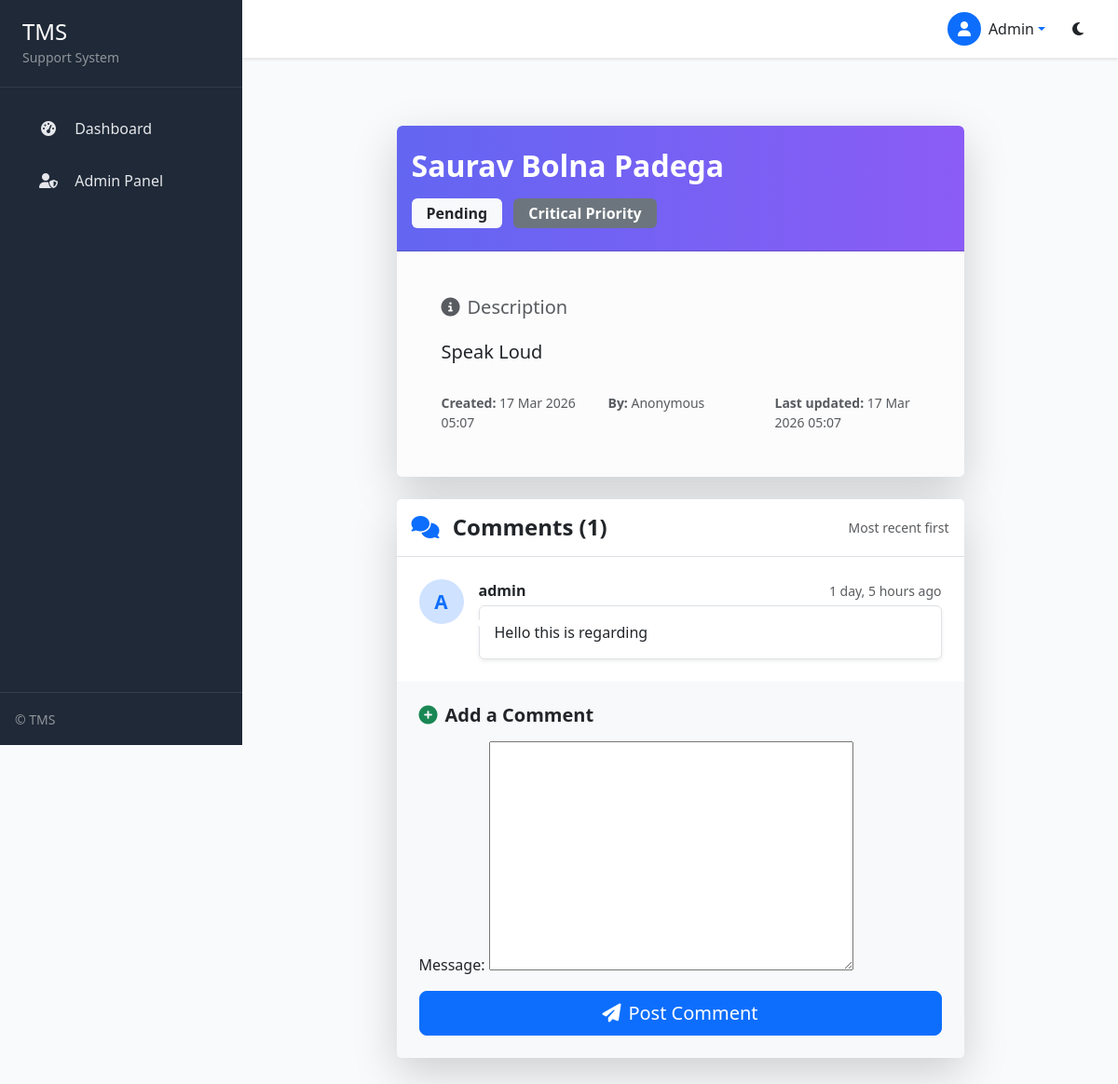
The app's page /ticket/3/ (signed in) with its own data.
### tickets/models.py (models this page shows, shortened)
class Ticket(models.Model):
    title = models.CharField(max_length=255)
    description = models.TextField()
    department = models.CharField(max_length=100, default="General")
    project = models.CharField(max_length=100, default="General")
    priority = models.CharField(max_length=20, choices=PRIORITY_CHOICES)
    status = models.CharField(max_length=20, choices=STATUS_CHOICES, default='Open')
    created_at = models.DateTimeField(auto_now_add=True)
    sla_deadline = models.DateTimeField(null=True, blank=True)
    assigned_to = models.ForeignKey(User, on_delete=models.SET_NULL, null=True, blank=True, related_name='assigned_tickets')
    created_by = models.ForeignKey(User, on_delete=models.CASCADE, related_name='created_tickets')

class Comment(models.Model):
    ticket = models.ForeignKey(Ticket, on_delete=models.CASCADE)
    user = models.ForeignKey(User, on_delete=models.CASCADE)
    message = models.TextField()
    created_at = models.DateTimeField(auto_now_add=True)

### tickets/views.py (the view, shortened to what this page needs)
# urls.py: path('ticket/<int:id>/', views.ticket_detail, name='ticket_detail'),
@login_required
def ticket_detail(request, id):
    ticket = get_object_or_404(Ticket, id=id)
    comments = Comment.objects.filter(ticket=ticket)
    form = CommentForm()
    context = {
        'ticket': ticket,
        'comments': comments,
        'form': form
    }
    return render(request,'tickets/ticket_detail.html',context)

### tickets/forms.py
class CommentForm(forms.ModelForm):
    class Meta:
        model = Comment
        fields = ['message']

### tickets/context_processors.py (called while the page is built)
def user_roles(request):
    if request.user.is_authenticated:
        return {
            'is_customer': request.user.groups.filter(name='Customer').exists(),
            'is_agent': request.user.groups.filter(name='Support Agent').exists(),
            'is_admin': request.user.is_staff,
            "now": timezone.now(),
        }
    return {}

### tickets/templates/tickets/ticket_detail.html (shortened to what this page needs)
{% extends 'tickets/base.html' %}
{% block content %}
<div class="container my-5">
  <div class="row justify-content-center">
    <div class="col-lg-10 col-xl-9">
      <div class="card shadow-lg border-0 mb-4 overflow-hidden">
        <div class="card-header bg-gradient-primary text-white py-4">
          <div class="d-flex justify-content-between align-items-center flex-wrap gap-3">
            <h2 class="mb-0 fw-bold">{{ ticket.title }}</h2>
            <div>
              <span class="badge bg-light text-dark fs-6 px-3 py-2">
                {% if ticket.status == 'Open' %}🟢 Open{% elif ticket.status == 'In Progress' %}🟡 In Progress{% elif ticket.status == 'Closed' %}🔴 Closed{% else %}{{ ticket.status }}{% endif %}
              </span>
              <span class="badge ms-2 fs-6 px-3 py-2
                {% if ticket.priority == 'High' %}bg-danger
                {% elif ticket.priority == 'Medium' %}bg-warning text-dark
                {% elif ticket.priority == 'Low' %}bg-success
                {% else %}bg-secondary{% endif %}">
                {{ ticket.priority }} Priority
              </span>
            </div>
          </div>
        </div>
        <div class="card-body p-4 p-md-5 bg-light-subtle">
          <div class="mb-4">
            <h5 class="text-muted mb-3"><i class="fas fa-info-circle me-2"></i>Description</h5>
            <p class="lead text-dark lh-lg" style="white-space: pre-wrap;">{{ ticket.description|linebreaksbr }}</p>
          </div>
          <div class="row g-4 small text-muted">
            <div class="col-md-4">
              <strong>Created:</strong> {{ ticket.created_at|date:"d M Y H:i" }}
            </div>
            <div class="col-md-4">
              <strong>By:</strong> {{ ticket.user|default:"Anonymous" }}
            </div>
            <div class="col-md-4">
              <strong>Last updated:</strong> {{ ticket.updated_at|default:ticket.created_at|date:"d M Y H:i" }}
            </div>
          </div>
        </div>
      </div>
      <div class="card shadow-lg border-0">
        <div class="card-header bg-white border-bottom d-flex justify-content-between align-items-center py-3">
          <h4 class="mb-0 fw-semibold">
            <i class="fas fa-comments me-2 text-primary"></i>
            Comments ({{ comments.count }})
          </h4>
          {% if comments.exists %}
            <small class="text-muted">Most recent first</small>
          {% endif %}
        </div>
        <div class="card-body p-0">
          {% if comments %}
            <div class="comment-thread px-4 pt-4">
              {% for comment in comments %}
                <div class="comment-card mb-4 {% if forloop.last %}mb-0{% endif %}">
                  <div class="d-flex">
                    <div class="flex-shrink-0 me-3">
                      <div class="avatar rounded-circle bg-primary-subtle text-primary d-flex align-items-center justify-content-center fw-bold" style="width:48px; height:48px;">
                        {{ comment.user.username|slice:":1"|upper }}
                      </div>
                    </div>
                    <div class="flex-grow-1">
                      <div class="d-flex justify-content-between align-items-baseline mb-1">
                        <strong class="text-dark">{{ comment.user|default:"System" }}</strong>
                        <small class="text-muted">{{ comment.created_at|timesince }} ago</small>
                      </div>
                      <div class="comment-body p-3 bg-white border rounded shadow-sm">
                        <p class="mb-0" style="white-space: pre-wrap;">{{ comment.message|linebreaksbr }}</p>
                      </div>
                    </div>
                  </div>
                </div>
              {% endfor %}
            </div>
          {% else %}
            <div class="text-center py-5 text-muted">
              <i class="far fa-comment-dots fa-3x mb-3 d-block opacity-50"></i>
              <p class="lead">No comments yet.</p>
              <p>Be the first to add one below!</p>
            </div>
          {% endif %}
        </div>
        <div class="card-footer bg-light border-0 p-4">
          <h5 class="mb-3 fw-semibold"><i class="fas fa-plus-circle me-2 text-success"></i>Add a Comment</h5>
          <form method="POST" class="comment-form">
            <div class="mb-3">
              {{ form.message.label_tag }}
              {{ form.message }}
            </div>
            <div class="d-grid">
              <button type="submit" class="btn btn-primary btn-lg">
                <i class="fas fa-paper-plane me-2"></i>Post Comment
              </button>
            </div>
          </form>
        </div>
      </div>
    </div>
  </div>
</div>
{% endblock %}

### tickets/templates/tickets/base.html (shortened to what this page needs)
<!DOCTYPE html>
<html lang="en" data-bs-theme="light">
<head>
  <link href="https://cdn.jsdelivr.net/npm/bootstrap@5.3.3/dist/css/bootstrap.min.css" rel="stylesheet">
  <link rel="stylesheet" href="https://cdnjs.cloudflare.com/ajax/libs/font-awesome/6.5.0/css/all.min.css" />
<link rel="stylesheet" href="https://cdn.datatables.net/2.0.8/css/dataTables.bootstrap5.css">
</head>
<body>
  <nav class="navbar navbar-expand-lg sticky-top">
    <div class="container-fluid px-4">
      <a class="navbar-brand fw-bold fs-4 text-primary" href="/">TMS</a>
      <div class="ms-auto d-flex align-items-center gap-3">
     <div class="dropdown">
  <a class="d-flex align-items-center text-decoration-none dropdown-toggle" href="#" role="button" data-bs-toggle="dropdown" aria-expanded="false">
    <div class="rounded-circle bg-primary text-white d-flex align-items-center justify-content-center me-2" style="width:36px; height:36px;">
      {% if user.is_authenticated and user.profile.avatar %}
        <img src="{{ user.profile.avatar.url }}" alt="{{ user.username }}" class="rounded-circle" style="width:100%; height:100%; object-fit:cover;">
      {% else %}
        <i class="fas fa-user"></i>
      {% endif %}
    </div>
    <span class="d-none d-md-inline text-dark">
      {% if user.is_authenticated %}
        {{ user.get_short_name|default:user.username|capfirst }}
      {% else %}
        Guest
      {% endif %}
    </span>
  </a>
</div>
        <button class="btn btn-link text-dark" id="theme-toggle" title="Toggle dark mode">
          <i class="fas fa-moon"></i>
        </button>
      </div>
    </div>
  </nav>
  <div class="sidebar d-flex flex-column" id="sidebarOffcanvas">
    <div class="sidebar-header">
      <h4 class="mb-0 text-white">TMS</h4>
      <small class="text-white-50">Support System</small>
    </div>
    <nav class="sidebar-nav flex-grow-1 mt-3">
  <ul class="nav flex-column">
    <li class="nav-item">
  <a class="nav-link" href="{% url 'tickets:dashboard' %}">
    <i class="fas fa-tachometer-alt"></i> Dashboard
  </a>
</li>
    {% if is_admin %}
      <li class="nav-item">
        <a class="nav-link" href="/admin/">
          <i class="fas fa-user-shield"></i> Admin Panel
        </a>
      </li>
    {% endif %}
  </ul>
</nav>
    <div class="p-3 mt-auto border-top border-light border-opacity-10">
      <small class="text-white-50">© {{ 'now'|date:'Y' }} TMS</small>
    </div>
  </div>
  <main class="main-content">
    <div class="container-fluid py-4 px-4 px-lg-5">
      {% block content %}{% endblock %}
    </div>
  </main>
</body>
</html>

### tickets/templates/tickets/base.html (style rules this page uses)
:root { --sidebar-bg: #1f2937; --sidebar-text: #e5e7eb; --sidebar-hover: #374151; --sidebar-active: #3b82f6; --primary: #3b82f6; --primary-dark: #2563eb; --body-bg: #f8fafc; --card-bg: #ffffff; }
body { background: var(--body-bg); min-height: 100vh; font-family: system-ui, -apple-system, "Segoe UI", Roboto, sans-serif; color: #1e293b; }
.sidebar { background: var(--sidebar-bg); color: var(--sidebar-text); height: 100vh; position: fixed; top: 0; left: 0; width: 260px; z-index: 1030; transition: transform 0.3s ease-in-out; overflow-y: auto; }
.sidebar-header { padding: 1.25rem 1.5rem; border-bottom: 1px solid rgba(255,255,255,0.08); }
.sidebar-nav .nav-link { color: var(--sidebar-text); padding: 0.75rem 1.5rem; border-radius: 0.375rem; margin: 0.25rem 1rem; transition: all 0.2s; }
.sidebar-nav .nav-link i { width: 24px; text-align: center; margin-right: 0.75rem; }
.main-content { margin-left: 260px; min-height: 100vh; transition: margin-left 0.3s ease-in-out; }
.navbar { background: var(--card-bg); border-bottom: 1px solid rgba(0,0,0,0.08); box-shadow: 0 1px 3px rgba(0,0,0,0.1); }

### tickets/templates/tickets/ticket_detail.html (style rules this page uses)
.bg-gradient-primary { background: linear-gradient(90deg, #6366f1 0%, #8b5cf6 100%); }
.avatar { width: 48px; height: 48px; font-size: 1.3rem; }
.comment-body { position: relative; }
.comment-body::before { content: ''; position: absolute; top: 12px; left: -10px; border: 6px solid transparent; border-right-color: white; }
.comment-form textarea { min-height: 120px; resize: vertical; }

### records on screen
Ticket: title "Saurav Bolna Padega", status "Pending", priority "Critical", description "Speak Loud", created_at "17 Mar 2026 05:07", updated_at "17 Mar 2026 05:07"
Comment: user.username "A", user "admin", created_at "1 day, 5 hours", message "Hello this is regarding"

### other values on screen
{{ user.get_short_name|default:user.username|capfirst }} "Admin"
{{ ticket.user|default:"Anonymous" }} "Anonymous"
{{ comments.count }} "1"
